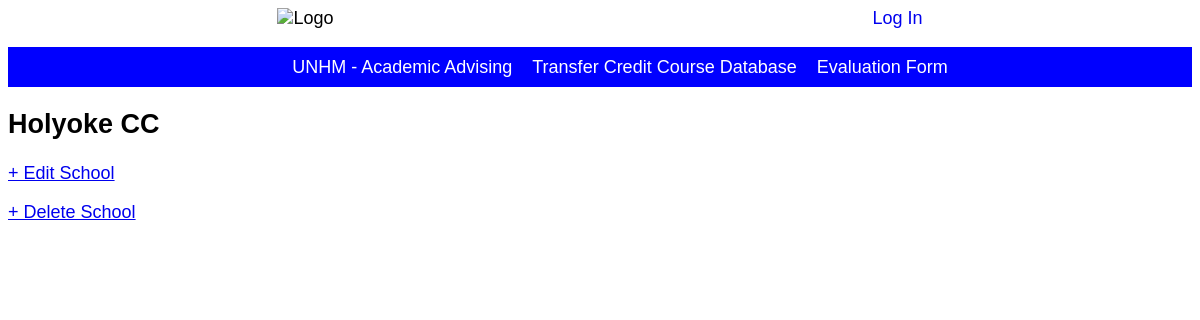
Page /schools/1 on the earlier database version.
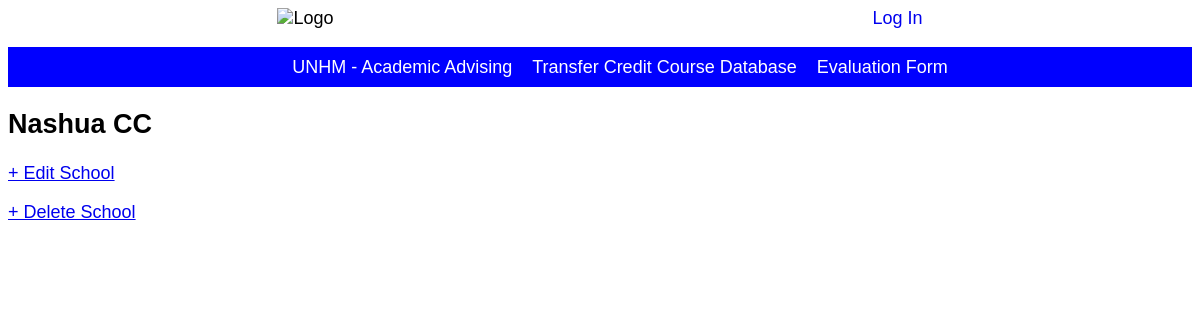
Same page on the later database version.
### transfer/models/model_school.py (models this page shows, shortened)
class School(models.Model):
    school_name = models.CharField(max_length=100)
    state_name = models.CharField(max_length=100)

### transfer/views/school_view.py (the view)
# urls.py: path('schools/<int:pk>', SchoolDetailView.as_view(), name='school_detail'),
class SchoolDetailView(DetailView):
    model = School
    template_name = 'school/school_detail.html'

### transfer/templates/school/school_detail.html
{% extends 'base.html' %}
{% block content %}
<div>
<h2>{{ school.school_name }}</h2>
</div>
<a href="{% url 'school_edit' school.pk %}">+ Edit School</a>
<p><a href="{% url 'school_delete' school.pk %}">+ Delete School</a></p>
{% endblock content %}

Differences in the rows shown:
changed School: school_name "Holyoke CC" → "Nashua CC"
